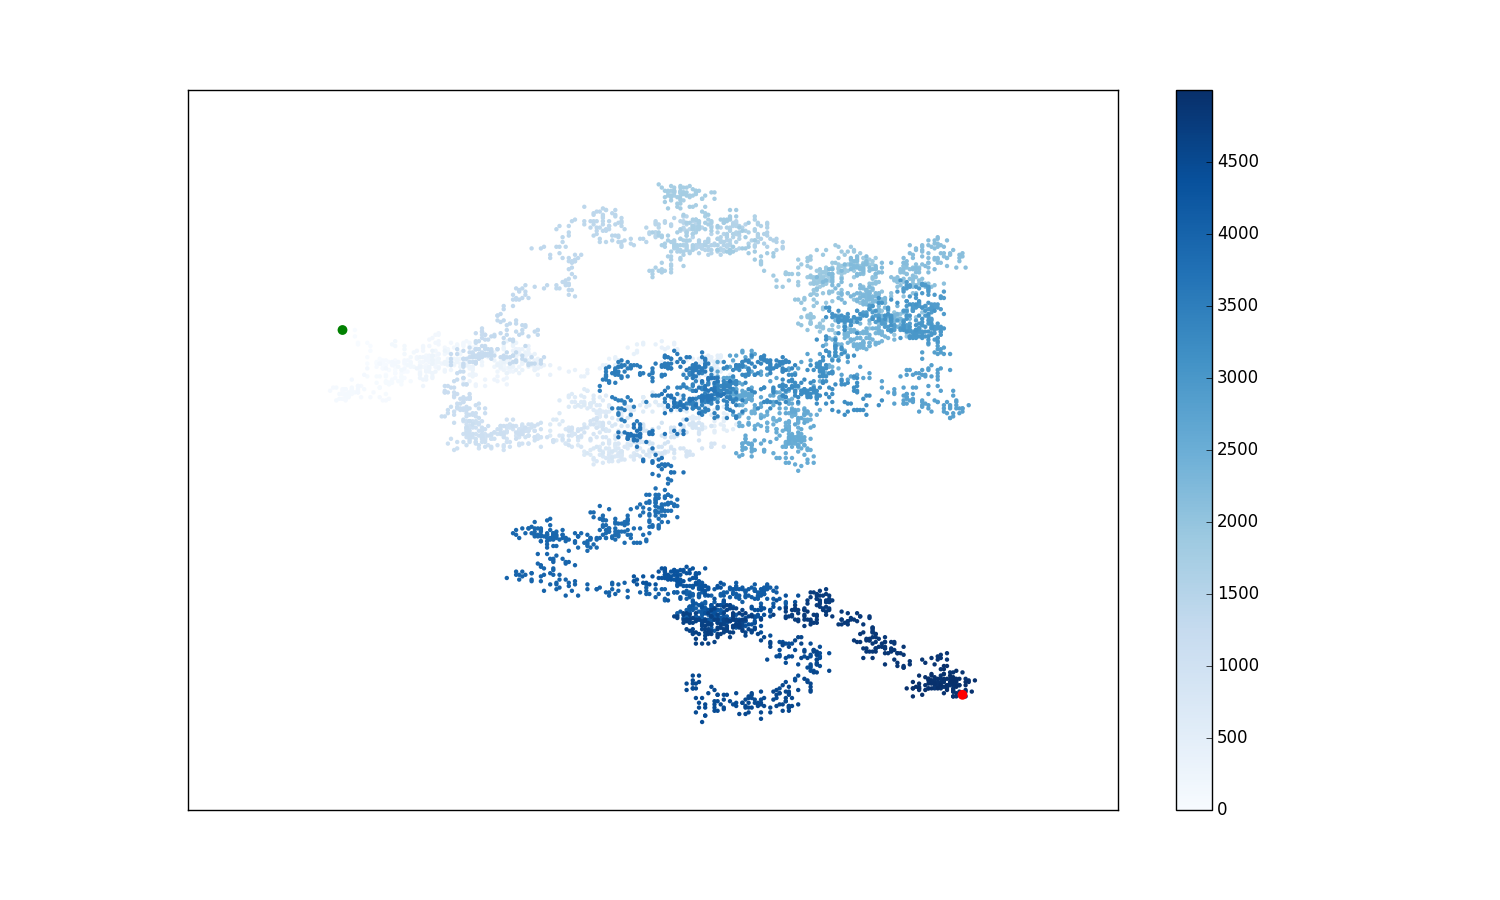

This chart was generated by the following Python code:
import matplotlib.pyplot as p
from rw import RandomWalk


while True:
    rw = RandomWalk(5_000)
    rw.fill_walk()

    p.style.use('classic')
    # Numbers for color map
    point_numbers = range(rw.num_points)
    # Plot random walk data
    fig, ax = p.subplots(figsize=(15,9), dpi=96)

    im = ax.scatter(rw.x_values, rw.y_values, c=point_numbers, cmap=p.cm.Blues,
        edgecolors='none', s = 10)

    # Plot beginning and end points
    ax.scatter(0, 0, c='green', edgecolors='none', s = 50)
    ax.scatter(rw.x_values[-1], rw.y_values[-1], c='red', edgecolors='none', s=50)
    # Remove the axes
    ax.get_xaxis().set_visible(False)
    ax.get_yaxis().set_visible(False)
    p.colorbar(im, ax=ax)
    p.show()

    keep_going = input("Generate another walk? (y/n): ").lower()
    if (keep_going == 'n'):
        break
